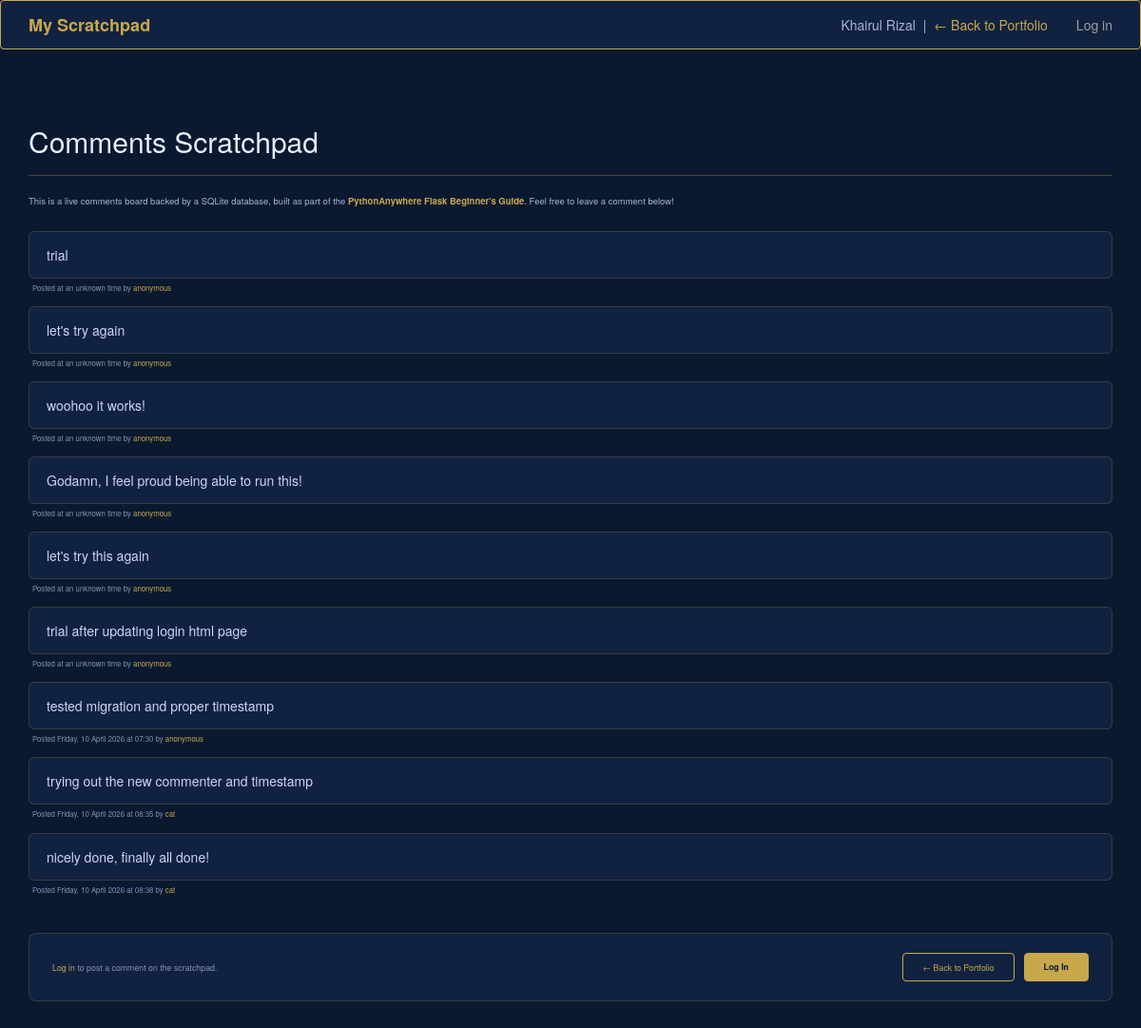
The page /scratchpad on the database as committed earlier.
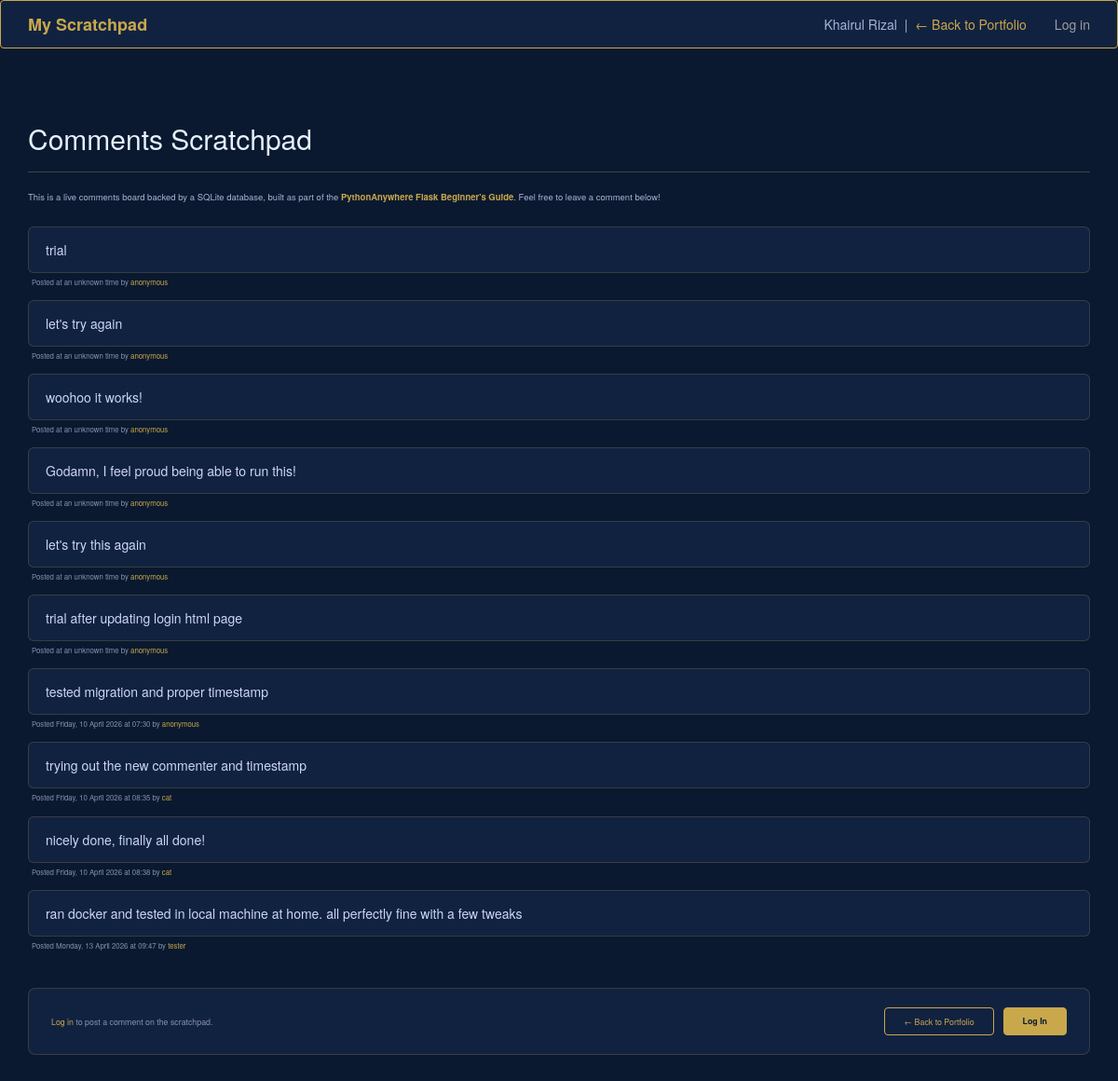
The same page on the database as committed later.
### flask_app.py (models this page shows, shortened)
class Comment(db.Model):
    __tablename__ = "comments"
    id = db.Column(db.Integer, primary_key=True)
    content = db.Column(db.String(4096))
    posted = db.Column(db.DateTime, default=datetime.now)
    commenter_id = db.Column(db.Integer, db.ForeignKey('users.id'), nullable=True)
    commenter = db.relationship('User', foreign_keys=commenter_id)

class User(UserMixin, db.Model):
    __tablename__ = "users"
    id = db.Column(db.Integer, primary_key=True)
    username = db.Column(db.String(128), unique=True, nullable=False)
    password_hash = db.Column(db.String(256), nullable=False)

### flask_app.py (the view, shortened to what this page needs)
@app.route("/scratchpad", methods=["GET", "POST"])
def index():
    if request.method == "GET":
        return render_template("main_page.html", comments=Comment.query.all())

### templates/main_page.html (shortened to what this page needs)
<html>
    <head>
        <link rel="stylesheet" href="https://maxcdn.bootstrapcdn.com/bootstrap/3.3.5/css/bootstrap.min.css">
    </head>
    <body>
        <nav class="navbar navbar-inverse">
            <div class="container">
                <div class="navbar-header">
                    <a class="navbar-brand" href="/scratchpad">My Scratchpad</a>
                </div>
                <ul class="nav navbar-nav navbar-right">
                    {% if current_user.is_authenticated %}
                        <li><a href="{{ url_for('logout') }}">Log out</a></li>
                    {% else %}
                        <li><a href="{{ url_for('login') }}">Log in</a></li>
                    {% endif %}
                </ul>
                <div class="navbar-text navbar-right" style="margin-right: 15px;">
                    Khairul Rizal &nbsp;|&nbsp;
                    <a href="/">← Back to Portfolio</a>
                </div>
            </div>
        </nav>
        <div class="container" style="margin-top: 40px;">
            <div class="page-header">
                <h2>Comments Scratchpad</h2>
            </div>
            <p class="intro-text">
                This is a live comments board backed by a SQLite database, built as part of the
                <strong style="color:#c9a84c;">PythonAnywhere Flask Beginner's Guide</strong>.
                Feel free to leave a comment below!
            </p>
            {% for comment in comments %}
            <div class="comment-box">
                {{ comment.content }}
            </div>
            <div class="comment-meta">
                Posted
                {% if comment.posted %}
                    {{ comment.posted.strftime("%A, %d %B %Y at %H:%M") }}
                {% else %}
                    at an unknown time
                {% endif %}
                by
                {% if comment.commenter %}
                    <span>{{ comment.commenter.username }}</span>
                {% else %}
                    <span>anonymous</span>
                {% endif %}
            </div>
            {% endfor %}
            {% if current_user.is_authenticated %}
            <div class="action-bar">
                <div class="action-bar-text">
                    Logged in as <span>{{ current_user.username }}</span>
                </div>
                <div class="action-bar-buttons">
                    <a href="/" class="btn-outline-gold">← Back to Portfolio</a>
                    <a href="{{ url_for('logout') }}" class="btn-outline-gold">Log Out</a>
                </div>
            </div>
            {% else %}
            <div class="action-bar">
                <div class="action-bar-text">
                    <span>Log in</span> to post a comment on the scratchpad.
                </div>
                <div class="action-bar-buttons">
                    <a href="/" class="btn-outline-gold">← Back to Portfolio</a>
                    <a href="{{ url_for('login') }}" class="btn-gold">Log In</a>
                </div>
            </div>
            {% endif %}
        </div>
    </body>
</html>

### templates/main_page.html (style rules this page uses)
body { background-color: #0a192f; color: #a8b2d8; }
.navbar-inverse { background-color: #112240; border-color: #c9a84c; }
.navbar-brand { color: #c9a84c !important; font-weight: bold; }
.navbar-text { color: #a8b2d8 !important; }
.navbar-text a { color: #c9a84c !important; }
.comment-box { background: #112240; border: 1px solid rgba(201,168,76,0.2); border-radius: 6px; padding: 14px 18px; margin-bottom: 4px; color: #ccd6f6; }
.comment-meta { font-size: 0.78rem; color: #8892b0; margin-bottom: 14px; padding-left: 4px; }
.comment-meta span { color: #c9a84c; }
.btn-outline-gold { background: transparent; border: 1px solid #c9a84c; color: #c9a84c; border-radius: 4px; padding: 8px 20px; font-size: 0.88rem; text-decoration: none; display: inline-block; transition: all 0.2s; }
.btn-gold { background: #c9a84c; border: 1px solid #c9a84c; color: #0a192f; border-radius: 4px; padding: 8px 20px; font-size: 0.88rem; font-weight: 600; text-decoration: none; display: inline-block; transition: all 0.2s; }
.page-header { color: #e6f1ff; border-bottom-color: rgba(201,168,76,0.3); }
.intro-text { font-size: 0.95rem; margin-bottom: 24px; }
.action-bar { margin-top: 40px; margin-bottom: 40px; padding: 20px 24px; background: #112240; border: 1px solid rgba(201,168,76,0.2); border-radius: 8px; display: flex; align-items: center; justify-content: space-between; flex-wrap: wrap; gap: 12px; }
.action-bar-text { font-size: 0.88rem; color: #8892b0; }
.action-bar-text span { color: #c9a84c; font-weight: 500; }
.action-bar-buttons { display: flex; gap: 10px; flex-wrap: wrap; }

Rows that differ between the two databases and show on the page:
added Comment: content "ran docker and tested in local machine at home. all perfectly fine with a few tweaks", posted "Monday, 13 April 2026 at 09:47", commenter.username "tester"
